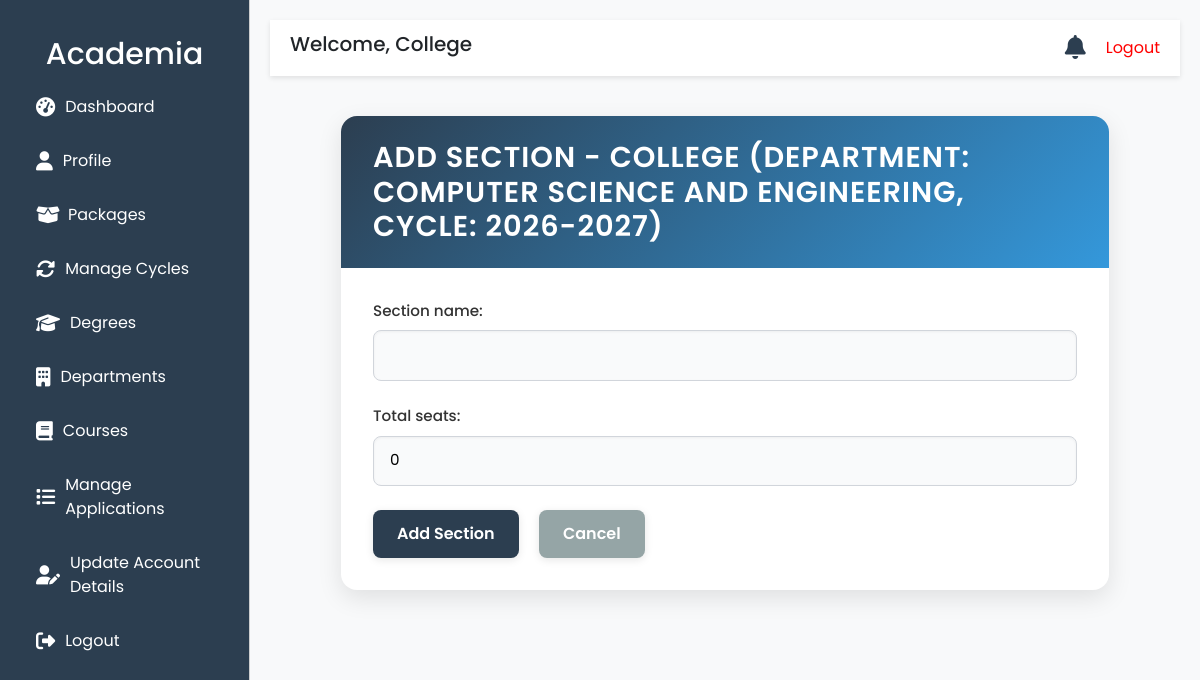
The app's page /colleges/sections/add/2/?cycle_id=2 (signed in) with its own data.
### core/models.py (models this page shows, shortened)
class User(AbstractUser):
    USER_TYPE_CHOICES = (
        ('student', 'Student'),
        ('school', 'School'),
        ('college', 'College'),
        ('super_admin', 'Super Admin'),
    )
    user_type = models.CharField(max_length=20, choices=USER_TYPE_CHOICES, default='student')
    is_approved = models.BooleanField(default=False)
    last_login = models.DateTimeField(null=True, blank=True)
    last_logout = models.DateTimeField(null=True, blank=True)
    password_reset_requested_at = models.DateTimeField(null=True, blank=True)
    password_reset_created_at = models.DateTimeField(null=True, blank=True)
    email = models.EmailField(unique=True, error_messages={
        'unique': "A user with that email already exists.",
    })
    objects = CustomUserManager()

### colleges/models.py (models this page shows, shortened)
class CollegeProfile(models.Model):
    user = models.OneToOneField(User, on_delete=models.CASCADE, related_name='college_profile')
    college_name = models.CharField(max_length=255)
    principal_name = models.CharField(max_length=100)
    contact_phone = models.CharField(max_length=15)
    alternate_phone_number = models.CharField(max_length=15, blank=True, null=True)
    contact_email = models.EmailField()
    college_type = models.CharField(
        max_length=50,
        choices=[('Private', 'Private'), ('Government', 'Government'), ('Autonomous', 'Autonomous')]
    )
    affiliation = models.CharField(max_length=100)
    accreditation = models.CharField(
        max_length=100,
        choices=[('AICTE', 'AICTE'), ('NAAC', 'NAAC'), ('NBA', 'NBA'), ('', 'Other')]
    )
    courses_offered = models.TextField(blank=True, null=True)
    streams_available = models.TextField(blank=True, null=True)
    medium_of_instruction = models.CharField(
        max_length=50,
        choices=[('English', 'English'), ('Telugu', 'Telugu'), ('Hindi', 'Hindi'), ('Other', 'Other')],
        blank=True,
        null=True
    )
    established_year = models.IntegerField()
    total_students = models.IntegerField()
    total_faculty = models.IntegerField()
    college_code = models.CharField(max_length=50, blank=True, null=True)
    website = models.URLField(blank=True, null=True)
    hostel_availability = models.BooleanField(default=False)
    hostel_capacity_boys = models.IntegerField(blank=True, null=True)
    hostel_capacity_girls = models.IntegerField(blank=True, null=True)
    library = models.BooleanField(default=False)
    library_books_count = models.IntegerField(blank=True, null=True)
    labs = models.TextField(blank=True, null=True)
    placement_cell = models.BooleanField(default=False)
    placement_percentage = models.FloatField(blank=True, null=True)
    top_recruiters = models.TextField(blank=True, null=True)
    other_facilities = models.TextField(blank=True, null=True)
    street_address = models.CharField(max_length=255)
    city = models.CharField(max_length=100)
    state = models.CharField(max_length=100, blank=True)
    district = models.CharField(max_length=100, blank=True)
    pincode = models.CharField(max_length=10)
    profile_pic = models.ImageField(upload_to='college_logos/', blank=True, null=True)
    accreditation_certificate = models.FileField(upload_to='college_certificates/', blank=True, null=True)
    brochure = models.FileField(upload_to='college_brochures/', blank=True, null=True)
    created_at = models.DateTimeField(default=timezone.now)
    updated_at = models.DateTimeField(default=timezone.now)

class Department(models.Model):
    college = models.ForeignKey(CollegeProfile, on_delete=models.CASCADE, related_name='departments')
    degree = models.ForeignKey(Degree, on_delete=models.CASCADE, related_name='departments')
    cycle = models.ForeignKey(AdmissionCycle, on_delete=models.CASCADE, help_text="The cycle this department is offered in")
    name = models.CharField(max_length=100)
    hod_name = models.CharField(max_length=100, blank=True)
    faculty_count = models.PositiveIntegerField(default=0)
    labs = models.TextField(blank=True)
    fees_per_year = models.DecimalField(max_digits=10, decimal_places=2)
    class Meta:
        unique_together = ('degree', 'cycle', 'name')  # Unique department name per degree and cycle

class AdmissionCycle(models.Model):
    college = models.ForeignKey(CollegeProfile, on_delete=models.CASCADE)
    year = models.CharField(max_length=9)  # Remove unique=True
    start_date = models.DateField()
    end_date = models.DateField()
    is_active = models.BooleanField(default=False)
    is_archived = models.BooleanField(default=False)
    created_at = models.DateTimeField(auto_now_add=True)
    class Meta:
        unique_together = ('college', 'year')  # Ensure year is unique per college

### colleges/views.py (the view)
# urls.py: path('sections/add/<int:department_id>/', views.add_section, name='add_section'),
@login_required
def add_section(request, department_id):
    college_profile = get_object_or_404(CollegeProfile, user=request.user)
    department = get_object_or_404(Department, id=department_id, college=college_profile)
    selected_cycle_id = request.GET.get('cycle_id')
    if not selected_cycle_id:
        messages.error(request, "Please select a cycle first.")
        return redirect('colleges:section_list', department_id=department_id)
    selected_cycle = get_object_or_404(AdmissionCycle, id=selected_cycle_id, college=college_profile)
    if selected_cycle.id != department.cycle.id:
        messages.error(request, f"Cannot add section to {selected_cycle.year}. This department is linked to {department.cycle.year} cycle.")
        return redirect('colleges:section_list', department_id=department_id)
    if request.method == 'POST':
        form = SectionForm(request.POST)
        if form.is_valid():
            section = form.save(commit=False)
            section.department = department
            section.cycle = selected_cycle
            try:
                section.save()
                current_seat_count = section.seats.count()
                if current_seat_count < section.total_seats:
                    for _ in range(section.total_seats - current_seat_count):
                        Seat.objects.create(section=section, is_filled=False)
                messages.success(request, f"Section {section.section_name} added successfully for department {department.name}!")
                return redirect(reverse('colleges:section_list', kwargs={'department_id': department_id}) + f'?cycle_id={selected_cycle_id}')
            except IntegrityError:
                messages.error(request, "An error occurred while saving the section. Please try again.")
    else:
        form = SectionForm()
    return render(request, 'colleges/add_section.html', {'form': form, 'college_profile': college_profile, 'department': department, 'selected_cycle': selected_cycle})

### colleges/forms.py
class SectionForm(forms.ModelForm):
    class Meta:
        model = Section
        fields = ['section_name', 'total_seats']

### core/context_processors.py (called while the page is built)
def notifications(request):
    if request.user.is_authenticated:
        user_notifications = Notification.objects.filter(user=request.user).order_by('-created_at')[:5]
        unread_count = Notification.objects.filter(user=request.user, is_read=False).count()
    else:
        user_notifications = []
        unread_count = 0
    return {
        'notifications': user_notifications,
        'unread_notifications_count': unread_count,
    }

### colleges/templates/colleges/add_section.html (shortened to what this page needs)
{% extends 'colleges/base.html' %}
{% block content %}
<div class="add-section-container">
    <div class="card">
        <div class="card-header">
            <h3>Add Section - {{ college_profile.college_name }} (Department: {{ department.name }}, Cycle: {{ selected_cycle.year }})</h3>
        </div>
        <div class="card-body">
            <form method="post">
                {{ form.as_p }}
                <button type="submit" class="btn btn-primary">Add Section</button>
                <a href="{% url 'colleges:section_list' department.id %}?cycle_id={{ selected_cycle.id }}" class="btn btn-secondary">Cancel</a>
            </form>
        </div>
    </div>
</div>
{% endblock %}

### colleges/templates/colleges/base.html (shortened to what this page needs)
<!DOCTYPE html>
<html lang="en">
<head>
    <link href="https://cdn.jsdelivr.net/npm/bootstrap@5.3.0/dist/css/bootstrap.min.css" rel="stylesheet">
    <link rel="stylesheet" href="https://cdnjs.cloudflare.com/ajax/libs/font-awesome/6.4.0/css/all.min.css">
</head>
<body>
    <div class="sidebar offcanvas offcanvas-start" tabindex="-1" id="sidebarMenu" aria-labelledby="sidebarMenuLabel">
        <div class="offcanvas-body">
            <h4 class="text-center sidebar-header" style="font-size: 30px !important;">Academia</h4>
            <a href="{% url 'colleges:dashboard' %}">
                <i class="fas fa-tachometer-alt"></i> Dashboard
            </a>
            <a href="{% url 'colleges:college_profile' %}">
                <i class="fas fa-user"></i> Profile
            </a>
            <a href="{% url 'colleges:packages' %}">
                <i class="fas fa-box-open me-2"></i> Packages
            </a>
            <a href="{% url 'colleges:cycle_list' %}">
                <i class="fas fa-sync-alt"></i> Manage Cycles
            </a>
            <a href="{% url 'colleges:degree_list' %}">
                <i class="fas fa-graduation-cap"></i> Degrees
            </a>
            <a href="{% url 'colleges:department_list' %}">
                <i class="fas fa-building"></i> Departments
            </a>
            <a href="{% url 'colleges:course_list_all' %}">
                <i class="fas fa-book"></i> Courses
            </a>
            {% if user.is_authenticated and user.user_type == 'college' and user.college_profile %}
                <a href="{% url 'colleges:manage_applications' college_id=user.college_profile.id %}">
                    <i class="fas fa-list"></i> Manage Applications
                </a>
            {% else %}
                <a href="#" class="disabled">
                    <i class="fas fa-list"></i> Manage Applications (Profile Required)
                </a>
            {% endif %}
            <a href="{% url 'colleges:update_college_details' %}" class="text-indigo-600 hover:underline"> <i class="fas fa-user-edit"></i>Update Account Details</a>
            <a href="{% url 'core:logout' %}">
                <i class="fas fa-sign-out-alt"></i> Logout
            </a>
        </div>
    </div>
    <div class="main-content">
        <div class="top-bar">
            <div class="d-flex align-items-center">
                <h5 class="welcome-text">Welcome, {{ user.college_profile.college_name|default:user.username }}</h5>
            </div>
            <div class="d-flex align-items-center">
                <div class="notifications-wrapper">
                    <a href="#" class="notifications-icon" data-bs-toggle="dropdown" aria-expanded="false" id="notificationTrigger">
                        <i class="fas fa-bell"></i>
                    </a>
                </div>
                <a href="{% url 'core:logout' %}" class="" style="color: red; text-decoration:none;">Logout</a>
            </div>
        </div>
        {% block content %}
        {% endblock %}
    </div>
</body>
</html>

### colleges/templates/colleges/base.html (style rules this page uses)
body { font-family: 'Poppins', sans-serif; background-color: #f8f9fa; }
.sidebar { min-height: 100vh; background-color: #2C3E50; color: white; padding-top: 20px; position: fixed; width: 250px !important; top: 0; left: 0; z-index: 2000; display: block !important; visibility: visible !important; opacity: 1 !important; }
.sidebar a { color: white; padding: 15px 20px; display: flex; align-items: center; text-decoration: none; }
.sidebar a i { margin-right: 10px; font-size: 1.2rem; }
.main-content { margin-left: 250px; padding: 20px; }
.top-bar { background-color: white; padding: 10px 20px; box-shadow: 0 2px 5px rgba(0, 0, 0, 0.1); display: flex; justify-content: space-between; align-items: center; z-index: 1000; }
.notifications-wrapper { position: relative; margin-right: 20px; }
.notifications-icon { font-size: 1.5rem; color: #2C3E50; cursor: pointer; position: relative; }
.card { border: none; box-shadow: 0 2px 10px rgba(0, 0, 0, 0.1); margin-bottom: 20px; }
@media (min-width: 1150px) { .sidebar.offcanvas { display: block !important; transform: none !important; visibility: visible !important; } }
@media (min-width: 1150px) { .welcome-text { display: inline !important; } }
@media (min-width: 1150px) { .sidebar-header { display: block !important; } }

### colleges/templates/colleges/add_section.html (style rules this page uses)
.add-section-container { max-width: 800px; margin: 2.5rem auto; padding: 0 1rem; }
.card { border: none; border-radius: 16px; box-shadow: 0 8px 24px rgba(0, 0, 0, 0.1); overflow: hidden; background: #ffffff; transition: transform 0.3s ease; }
.card-header { background: linear-gradient(135deg, #2C3E50 0%, #3498DB 100%); color: #ffffff; padding: 1.5rem 2rem; border-bottom: none; border-radius: 16px 16px 0 0; }
.card-header h3 { margin: 0; font-size: 1.8rem; font-weight: 600; text-transform: uppercase; letter-spacing: 1px; }
.card-body { padding: 2rem; }
form p { margin-bottom: 1.5rem; }
form label { font-weight: 500; color: #333333; margin-bottom: 0.5rem; display: block; font-size: 0.95rem; }
form input, form select { width: 100%; padding: 0.8rem 1rem; border: 1px solid #d1d5db; border-radius: 8px; font-size: 0.95rem; background: #f9fafb; transition: all 0.3s ease; box-shadow: inset 0 1px 3px rgba(0, 0, 0, 0.05); }
.btn { padding: 0.75rem 1.5rem; font-size: 1rem; border-radius: 8px; transition: all 0.3s ease; font-weight: 600; box-shadow: 0 2px 8px rgba(0, 0, 0, 0.1); margin-right: 1rem; }
.btn-primary { background-color: #2C3E50; border: none; color: #ffffff; }
.btn-secondary { background-color: #95A5A6; border: none; color: #ffffff; }

### records on screen
User: college_profile.college_name "College"
CollegeProfile: college_name "COLLEGE"
Department: name "COMPUTER SCIENCE AND ENGINEERING"
AdmissionCycle: year "2026-2027"
